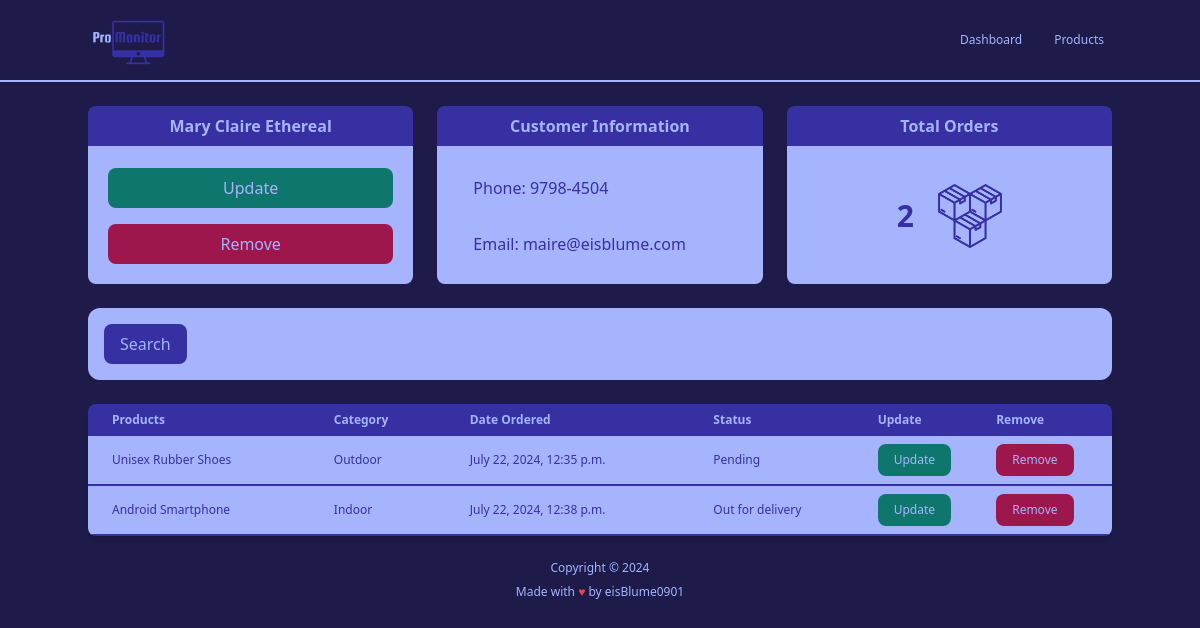
The app's page /customer/1/, older data.
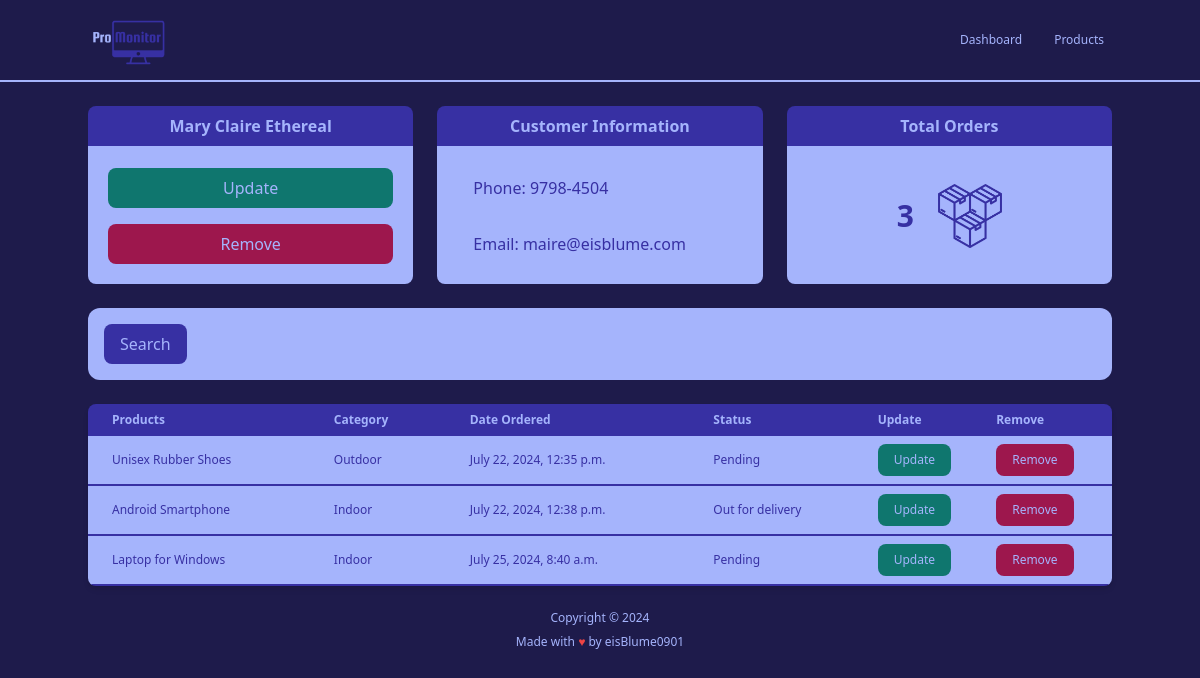
The same page, newer data.
### accounts/models.py (models this page shows, shortened)
class Order(models.Model):
    STATUS = (
        ('Pending', 'Pending'),
        ('Out for delivery', 'Out for delivery'),
        ('Delivered', 'Delivered'),
    )
    customer = models.ForeignKey(Customer, null=True, on_delete=models.SET_NULL)
    product = models.ForeignKey(Product, null=True, on_delete=models.SET_NULL)
    date_created = models.DateTimeField(auto_now_add=True, null=True)
    status = models.CharField(max_length=200, null=True, choices=STATUS)

class Product(models.Model):
    CATEGORY = (
        ('Indoor', 'Indoor'),
        ('Outdoor', 'Outdoor'),
    )
    name = models.CharField(max_length=200, null=True)
    price = models.FloatField(null=True)
    category = models.CharField(max_length=200, null=True, choices=CATEGORY)
    description = models.TextField(null=True, blank=True)
    date_created = models.DateTimeField(auto_now_add=True, null=True)
    tags = models.ManyToManyField('Tag')
    def __str__(self) -> str:
        return self.name

### accounts/views.py (the view)
# urls.py: path('customer/<str:pk>/', views.customer, name="customer"),
def customer(request, pk):
    customer = Customer.objects.get(id=pk)
    orders = customer.order_set.all()
    ordersCount = orders.count()
    context = {
        'customer': customer,
        'orders': orders,
        'ordersCount': ordersCount,
    }
    return render(request, 'accounts/customer.html', context)

### templates/accounts/customer.html (shortened to what this page needs)
{% extends 'main.html' %}
{% block content %}
{% include 'partials/_home_navbar.html' %}
{% include 'partials/_customer_cards.html' %}
{% include 'partials/_search_bar.html' %}
<div class="max-w-screen-lg mx-auto my-6">
        <div class="relative overflow-x-auto shadow-md rounded-lg">
            <table class="w-full text-sm text-left text-indigo-300">
                <thead class="text-xs text-indigo-300 bg-indigo-800">
                    <tr>
                        <th class="px-6 py-2">
                            Products
                        </th>
                        <th class="px-6 py-2">
                            Category
                        </th>
                        <th class="px-6 py-2">
                            Date Ordered
                        </th>
                        <th class="px-6 py-2">
                            Status
                        </th>
                        <th class="p-2">
                            Update
                        </th>
                        <th class="p-2">
                            Remove
                        </th>
                    </tr>
                </thead>
                <tbody class="text-xs text-indigo-800 font-medium">
                    {% for order in orders %}
                    <tr class="bg-indigo-300 border-b-2 border-indigo-800 hover:bg-indigo-200">
                        <td class="px-6 py-2">{{ order.product }}</td>
                        <td class="px-6 py-2">{{ order.product.category }}</td>
                        <td class="px-6 py-2">{{ order.date_created }}</td>
                        <td class="px-6 py-2">{{ order.status}}</td>
                        <td class="p-2">
                            <a href="">
                                <button class="font-medium bg-teal-700 text-indigo-300 rounded-lg px-4 py-2 hover:bg-teal-300 hover:text-indigo-800">Update</button>
                            </a>
                        </td>
                        <td class="p-2">
                            <a href="">
                                <button class="font-medium bg-pink-800 text-indigo-300 rounded-lg px-4 py-2 hover:bg-pink-300 hover:text-indigo-800">Remove</button>
                            </a>
                        </td>
                    </tr>
                    {% endfor %}
                </tbody>
            </table>
        </div>
    </div>
{% endblock %}

### templates/partials/_customer_cards.html
{% load static %}
<div class="grid sm:grid-cols-1 md:grid-cols-2 lg:grid-cols-3 max-w-screen-lg mx-auto justify-between gap-6 mt-6">
    <div class="flex flex-col">
        <h1 class="text-md text-center text-indigo-300 font-bold rounded-t-lg bg-indigo-800 border-indigo-800 border-b-2 border-b-indigo-300 py-2">{{ customer.name }}</h1>
        <div class="rounded-b-lg bg-indigo-300 p-5">
            <div class="flex flex-col space-y-4">
                <button class="font-medium bg-teal-700 text-indigo-300 rounded-lg px-4 py-2 hover:bg-teal-300 hover:text-indigo-800 w-full">Update</button>
                <button class="font-medium bg-pink-800 text-indigo-300 rounded-lg px-4 py-2 hover:bg-pink-300 hover:text-indigo-800 w-full">Remove</button>
            </div>
        </div>
    </div>
    <div class="flex flex-col">
        <h1 class="text-md text-center text-indigo-300 font-bold rounded-t-lg bg-indigo-800 border-indigo-800 border-b-2 border-b-indigo-300 py-2">Customer Information</h1>
        <div class="text-indigo-800 font-medium rounded-b-lg bg-indigo-300 p-5">
            <div class="flex flex-col space-y-4">
                <p class="font-medium px-4 py-2">Phone: {{ customer.phone }}</p>
                <p class="font-medium px-4 py-2">Email: {{ customer.email }}</p>
            </div>
        </div>
    </div>
    <div class="flex flex-col">
        <h1 class="text-md text-center text-indigo-300 font-bold rounded-t-lg bg-indigo-800 border-indigo-800 border-b-2 border-b-indigo-300 py-2">Total Orders</h1>
        <div class="rounded-b-lg bg-indigo-300 p-5">
            <div class="flex flex-row mx-auto space-x-6 items-center justify-center py-4">
                <p class="text-3xl text-center text-indigo-800 font-bold">{{ ordersCount }}</p>
                <img src="{% static 'images/total_orders_icon.png' %}" alt="Total Orders Icon" class="w-16">
            </div>
        </div>
    </div>
</div>

Row changes from the older to the newer data that the page shows:
added Order: product "Laptop for Windows", product.category "Indoor", date_created "July 25, 2024, 8:40 a.m.", status "Pending"
Text that changed along with them:
{{ ordersCount }}: "2" → "3"
